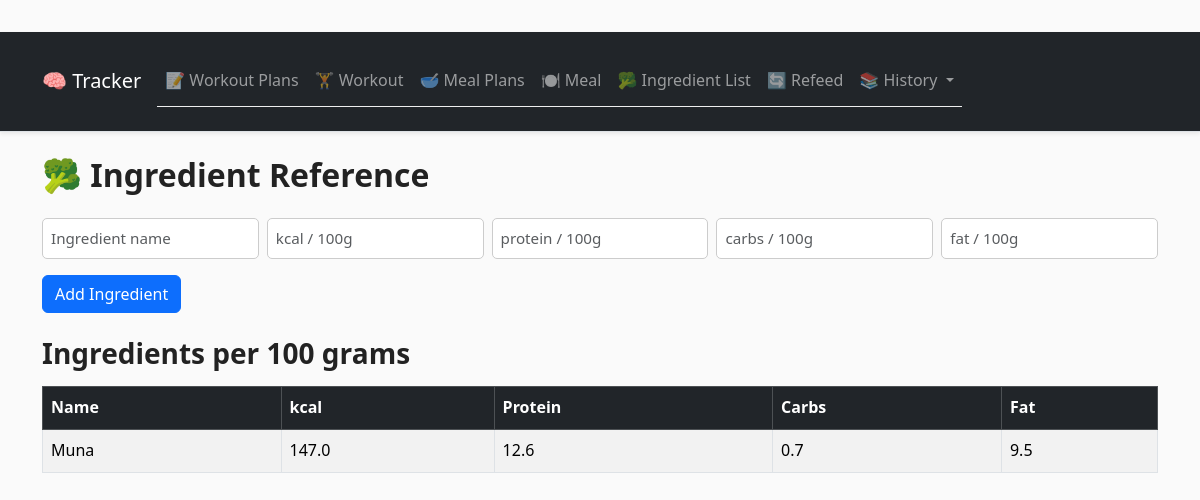
The page /ingredients/ on the database as committed earlier.
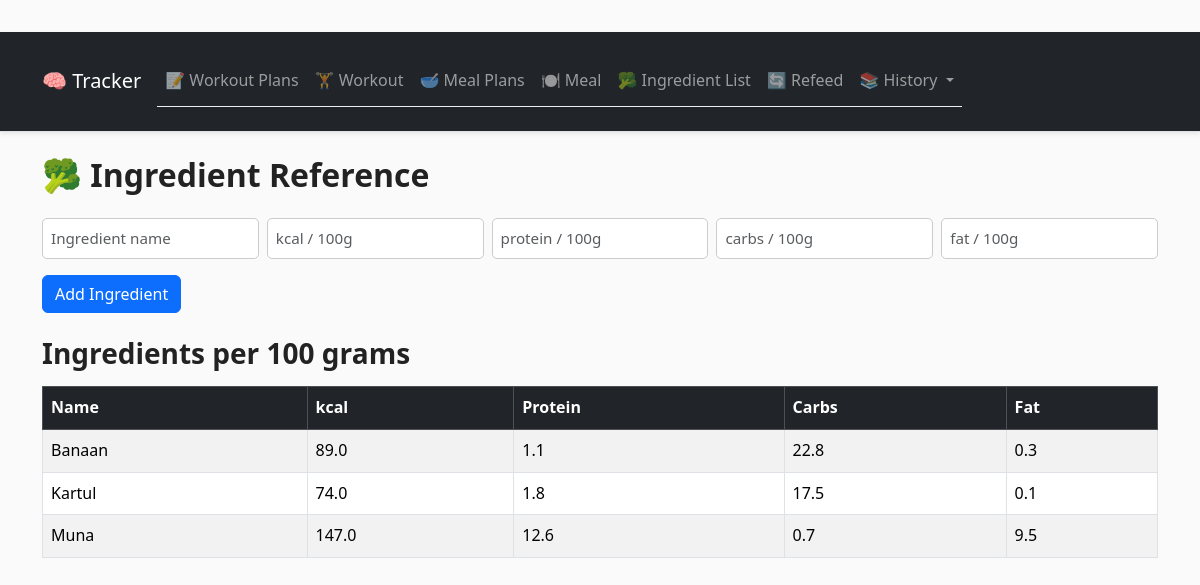
The same page on the database as committed later.
### tables this page shows
CREATE TABLE ingredients (
    id INTEGER PRIMARY KEY AUTOINCREMENT,
    name TEXT NOT NULL UNIQUE,
    calories REAL NOT NULL,
    protein REAL NOT NULL,
    carbs REAL NOT NULL,
    fat REAL NOT NULL
);

### blueprints/ingredients.py (the view, shortened to what this page needs)
@ingredients_bp.route("/", methods=["GET", "POST"])
def manage_ingredients():
    with get_connection() as conn:
        ingredients = conn.execute("SELECT * FROM ingredients ORDER BY name").fetchall()
    return render_template("plans/ingredient_reference.html", ingredients=ingredients)

### database.py (called while the page is built)
def get_connection():
    conn = sqlite3.connect(DB_PATH)
    conn.row_factory = sqlite3.Row
    return conn

### templates/plans/ingredient_reference.html
{% extends "base.html" %}
{% block content %}
<h2 class="mb-4">🥦 Ingredient Reference</h2>
<form action="{{ url_for('ingredients.manage_ingredients') }}" method="POST" class="mb-4">
  <div class="row g-2 mb-2">
    <div class="col"><input type="text" name="name" class="form-control" placeholder="Ingredient name" required></div>
    <div class="col"><input type="number" step="any" name="calories" class="form-control" placeholder="kcal / 100g" required></div>
    <div class="col"><input type="number" step="any" name="protein" class="form-control" placeholder="protein / 100g" required></div>
    <div class="col"><input type="number" step="any" name="carbs" class="form-control" placeholder="carbs / 100g" required></div>
    <div class="col"><input type="number" step="any" name="fat" class="form-control" placeholder="fat / 100g" required></div>
  </div>
  <button class="btn btn-primary">Add Ingredient</button>
</form>
<h3 class="mb-3">Ingredients per 100 grams</h3>
<table class="table table-striped table-bordered">
  <thead class="table-dark">
    <tr>
      <th>Name</th>
      <th>kcal</th>
      <th>Protein</th>
      <th>Carbs</th>
      <th>Fat</th>
    </tr>
  </thead>
  <tbody>
    {% for ing in ingredients %}
    <tr>
      <td>{{ ing.name }}</td>
      <td>{{ ing.calories }}</td>
      <td>{{ ing.protein }}</td>
      <td>{{ ing.carbs }}</td>
      <td>{{ ing.fat }}</td>
    </tr>
    {% endfor %}
  </tbody>
</table>
{% endblock %}

Rows that differ between the two databases and show on the page:
added ingredients: name "Banaan", calories "89.0", protein "1.1", carbs "22.8", fat "0.3"
added ingredients: name "Kartul", calories "74.0", protein "1.8", carbs "17.5", fat "0.1"
